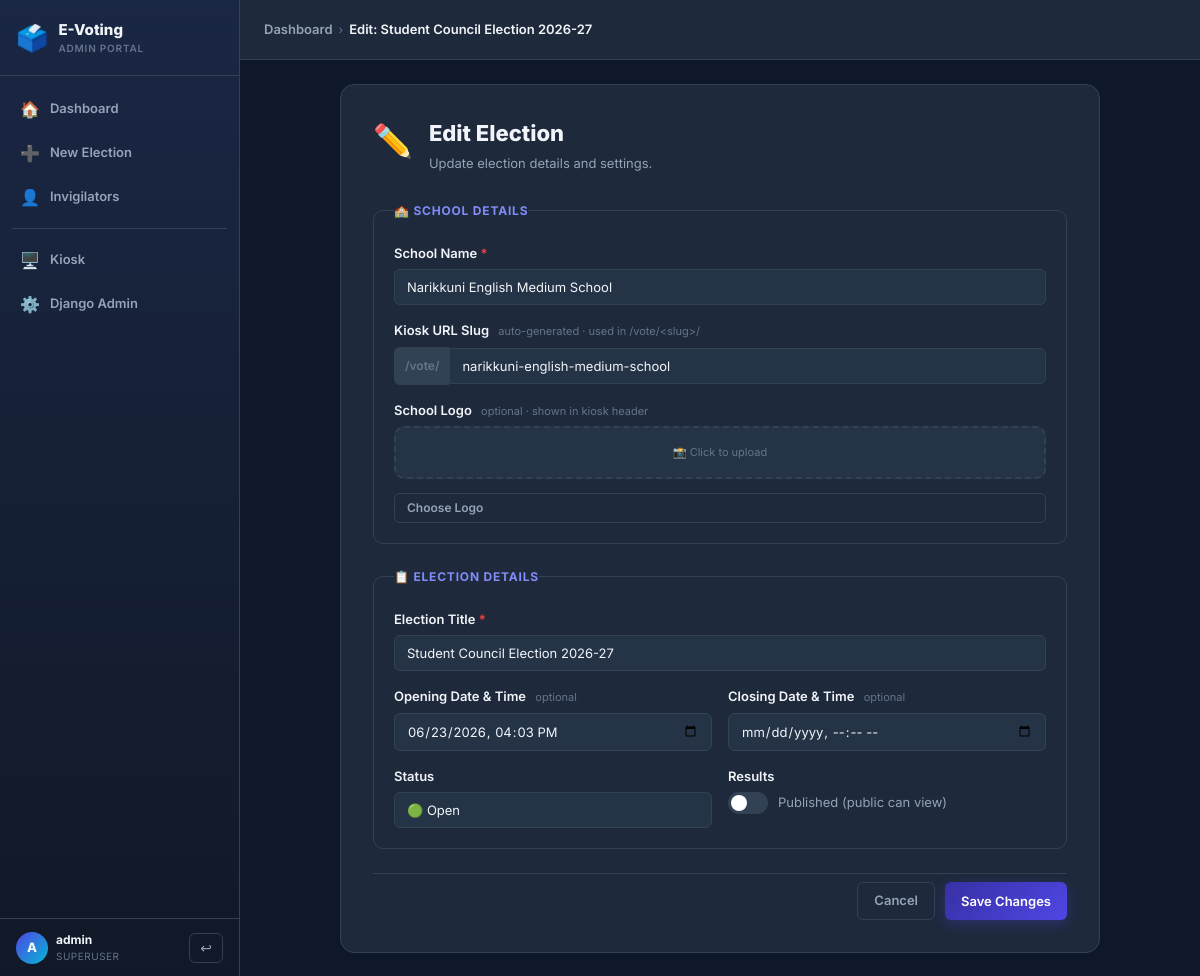
The page /portal/elections/18/edit/ (signed in) on the database its author committed.
### voting/models.py (models this page shows, shortened)
class Election(models.Model):
	STATUS_DRAFT = "draft"
	STATUS_OPEN = "open"
	STATUS_CLOSED = "closed"
	STATUS_CHOICES = (
		(STATUS_DRAFT, "Draft"),
		(STATUS_OPEN, "Open"),
		(STATUS_CLOSED, "Closed"),
	)
	title = models.CharField(max_length=200)
	school_name = models.CharField(max_length=200)
	school_slug = models.SlugField(
		max_length=100,
		blank=True,
		db_index=True,
		help_text="Auto-generated from school name. Used in kiosk URL: /vote/<slug>/",
	)
	logo = models.ImageField(
		upload_to="elections/logos/",
		blank=True,
		help_text="Optional school logo shown in the kiosk header.",
	)
	status = models.CharField(max_length=12, choices=STATUS_CHOICES, default=STATUS_DRAFT)
	starts_at = models.DateTimeField(null=True, blank=True)
	ends_at = models.DateTimeField(null=True, blank=True)
	results_published = models.BooleanField(default=False)
	created_at = models.DateTimeField(auto_now_add=True)
	updated_at = models.DateTimeField(auto_now=True)
	class Meta:
		ordering = ("-created_at",)

### voting/portal_views.py (the view)
    @login_required
    def _wrapped(request, *args, **kwargs):
        if not request.user.is_superuser:
            return render(request, "portal/403.html", status=403)
        return view_fn(request, *args, **kwargs)

### voting/portal_views.py (called while the page is built, shortened)
def _superuser_required(view_fn):
    @login_required
    def _wrapped(request, *args, **kwargs):
        if not request.user.is_superuser:
            return render(request, "portal/403.html", status=403)
        return view_fn(request, *args, **kwargs)
    _wrapped.__name__ = view_fn.__name__
    return _wrapped

@_superuser_required
def portal_election_edit(request, election_id):
    election = get_object_or_404(Election, id=election_id)
    logo_url = election.logo.url if election.logo else None
    return render(request, "portal/election_form.html", {
        "election": election,
        "is_create": False,
        "logo_url": logo_url,
        "form": {
            "title": election.title,
            "school_name": election.school_name,
            "school_slug": election.school_slug,
            "status": election.status,
            "starts_at": election.starts_at.strftime("%Y-%m-%dT%H:%M") if election.starts_at else "",
            "ends_at": election.ends_at.strftime("%Y-%m-%dT%H:%M") if election.ends_at else "",
            "results_published": election.results_published,
        },
    })

### voting/templates/portal/election_form.html (shortened to what this page needs)
{% extends "portal/base.html" %}
{% block nav_create %}{% if is_create %}active{% endif %}{% endblock %}
{% block breadcrumb %}
  <a href="{% url 'portal-home' %}" class="bc-item">Dashboard</a>
  <span class="bc-sep">›</span>
  <span class="bc-item active">{% if is_create %}New Election{% else %}Edit: {{ election.title }}{% endif %}</span>
{% endblock %}
{% block content %}
<div class="form-page">
  <div class="form-card">
    <div class="form-card-header">
      <div class="form-card-icon">{% if is_create %}➕{% else %}✏️{% endif %}</div>
      <div>
        <h1 class="form-card-title">{% if is_create %}Create New Election{% else %}Edit Election{% endif %}</h1>
        <p class="form-card-sub">{% if is_create %}Set up an election for a new school.{% else %}Update election details and settings.{% endif %}</p>
      </div>
    </div>
    <form method="post" enctype="multipart/form-data" class="portal-form">
      <fieldset class="form-section">
        <legend class="form-section-title">🏫 School Details</legend>
        <div class="form-group">
          <label class="form-label" for="school_name">School Name <span class="required">*</span></label>
          <input type="text" id="school_name" name="school_name"
                 class="form-input {% if errors.school_name %}input-error{% endif %}"
                 value="{{ form.school_name|default:'' }}"
                 placeholder="e.g. Mices Public School"
                 oninput="autoSlug(this.value)"
                 required />
        </div>
        <div class="form-group">
          <label class="form-label" for="school_slug">
            Kiosk URL Slug
            <span class="form-hint">auto-generated · used in /vote/&lt;slug&gt;/</span>
          </label>
          <div class="input-with-prefix">
            <span class="input-prefix">/vote/</span>
            <input type="text" id="school_slug" name="school_slug"
                   class="form-input"
                   value="{{ form.school_slug|default:'' }}"
                   placeholder="mices-public-school" />
          </div>
        </div>
        <div class="form-group">
          <label class="form-label" for="logo">School Logo <span class="form-hint">optional · shown in kiosk header</span></label>
          {% if logo_url %}
            <div class="current-image-preview" id="logo-preview-wrap">
              <img src="{{ logo_url }}" alt="Current logo" class="img-preview" id="logo-preview" />
              <label class="remove-checkbox">
                <input type="checkbox" name="remove_logo"> Remove logo
              </label>
            </div>
          {% else %}
            <div class="img-preview-box" id="logo-preview-wrap">
              <div class="img-drop-hint" id="logo-drop-hint">📸 Click to upload</div>
            </div>
          {% endif %}
          <label for="logo" class="btn btn-sm btn-ghost" style="margin-top:8px">Choose Logo</label>
        </div>
      </fieldset>
      <fieldset class="form-section">
        <legend class="form-section-title">📋 Election Details</legend>
        <div class="form-group">
          <label class="form-label" for="title">Election Title <span class="required">*</span></label>
          <input type="text" id="title" name="title"
                 class="form-input {% if errors.title %}input-error{% endif %}"
                 value="{{ form.title|default:'' }}"
                 placeholder="e.g. Student Council Election 2026-27"
                 required />
        </div>
        <div class="form-row-2">
          <div class="form-group">
            <label class="form-label" for="starts_at">Opening Date & Time <span class="form-hint">optional</span></label>
            <input type="datetime-local" id="starts_at" name="starts_at"
                   class="form-input"
                   value="{{ form.starts_at|default:'' }}" />
          </div>
          <div class="form-group">
            <label class="form-label" for="ends_at">Closing Date & Time <span class="form-hint">optional</span></label>
            <input type="datetime-local" id="ends_at" name="ends_at"
                   class="form-input"
                   value="{{ form.ends_at|default:'' }}" />
          </div>
        </div>
        <div class="form-row-2">
          <div class="form-group">
            <label class="form-label" for="status">Status</label>
            <select id="status" name="status" class="form-input form-select">
              <option value="open"  {% if form.status == 'open' %}selected{% endif %}>🟢 Open</option>
            </select>
          </div>
          {% if not is_create %}
          <div class="form-group">
            <label class="form-label">Results</label>
            <label class="toggle-label">
              <span class="toggle-slider"></span>
              <span class="toggle-text">Published (public can view)</span>
            </label>
          </div>
          {% endif %}
        </div>
      </fieldset>
      <div class="form-actions">
        <a href="{% url 'portal-home' %}" class="btn btn-ghost">Cancel</a>
        <button type="submit" class="btn btn-primary">
          {% if is_create %}Create Election & Add Positions →{% else %}Save Changes{% endif %}
        </button>
      </div>
    </form>
  </div>
</div>
{% endblock %}

### voting/templates/portal/base.html (shortened to what this page needs)
{% load static %}
<!DOCTYPE html>
<html lang="en">
<head>
  <link rel="stylesheet" href="{% static 'voting/css/portal.css' %}" />
</head>
<body>
  <div class="portal-layout">
    <aside class="sidebar">
      <div class="sidebar-brand">
        <div class="brand-icon">🗳️</div>
        <div class="brand-text">
          <span class="brand-title">E-Voting</span>
          <span class="brand-sub">Admin Portal</span>
        </div>
      </div>
      <nav class="sidebar-nav">
        <a href="{% url 'portal-home' %}" class="nav-item {% block nav_dashboard %}{% endblock %}">
          <span class="nav-icon">🏠</span>
          <span>Dashboard</span>
        </a>
        <a href="{% url 'portal-election-create' %}" class="nav-item {% block nav_create %}{% endblock %}">
          <span class="nav-icon">➕</span>
          <span>New Election</span>
        </a>
        <a href="{% url 'portal-invigilators' %}" class="nav-item {% block nav_invigilators %}{% endblock %}">
          <span class="nav-icon">👤</span>
          <span>Invigilators</span>
        </a>
        <div class="nav-divider"></div>
        <a href="/" class="nav-item">
          <span class="nav-icon">🖥️</span>
          <span>Kiosk</span>
        </a>
        <a href="/admin/" class="nav-item">
          <span class="nav-icon">⚙️</span>
          <span>Django Admin</span>
        </a>
      </nav>
      <div class="sidebar-footer">
        <div class="user-chip">
          <div class="user-avatar">{{ request.user.username|first|upper }}</div>
          <div class="user-info">
            <span class="user-name">{{ request.user.username }}</span>
            <span class="user-role">Superuser</span>
          </div>
        </div>
        <form method="post" action="{% url 'logout' %}">
          <button type="submit" class="btn-logout" title="Logout">↩</button>
        </form>
      </div>
    </aside>
    <main class="main-content">
      <div class="topbar">
        <div class="breadcrumb">
          {% block breadcrumb %}{% endblock %}
        </div>
      </div>
      <div class="page-body">
        {% block content %}{% endblock %}
      </div>
    </main>
  </div>
</body>
</html>

### rows shown on the page
Election: title "Student Council Election 2026-27", school_name "Narikkuni English Medium School", school_slug "narikkuni-english-medium-school", status "🟢 Open"

### other values the page prints
{{ request.user.username|first|upper }} "A"
{{ request.user.username }} "admin"
